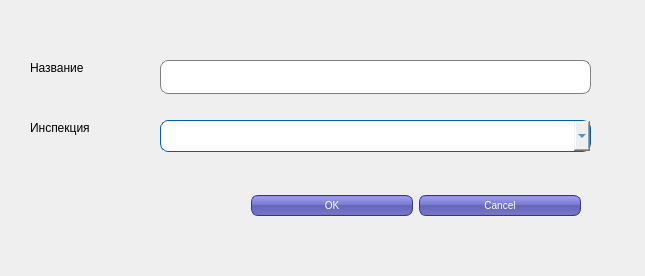
<?xml version="1.0" encoding="UTF-8"?>
<ui version="4.0">
 <class>mroEditForm</class>
 <widget class="QDialog" name="mroEditForm">
  <property name="geometry">
   <rect>
    <x>0</x>
    <y>0</y>
    <width>645</width>
    <height>276</height>
   </rect>
  </property>
  <property name="windowTitle">
   <string>mroEditForm</string>
  </property>
  <property name="styleSheet">
   <string notr="true">QPushButton {
color: white;
background-color: QLinearGradient( x1: 0, y1: 0, x2: 0, y2: 1, stop: 0 #88d, stop: 0.1 #99e, stop: 0.49 #77c, stop: 0.5 #66b, stop: 1 #77c);
border-width: 1px;
border-color: #339;
border-style: solid;
border-radius: 7;
padding: 3px;
font-size: 10px;
padding-left: 5px;
padding-right: 5px;
min-width: 150px;
max-width: 150px;
min-height: 13px;
max-height: 13px;
}
QLineEdit {
padding: 1px;
border-style: solid;
border: 1px solid gray;
border-radius: 8px;
 min-height: 30px;
}</string>
  </property>
  <widget class="QDialogButtonBox" name="buttonBox">
   <property name="geometry">
    <rect>
     <x>240</x>
     <y>190</y>
     <width>341</width>
     <height>32</height>
    </rect>
   </property>
   <property name="orientation">
    <enum>Qt::Horizontal</enum>
   </property>
   <property name="standardButtons">
    <set>QDialogButtonBox::Cancel|QDialogButtonBox::Ok</set>
   </property>
  </widget>
  <widget class="QLabel" name="label">
   <property name="geometry">
    <rect>
     <x>30</x>
     <y>60</y>
     <width>71</width>
     <height>16</height>
    </rect>
   </property>
   <property name="text">
    <string>Название</string>
   </property>
  </widget>
  <widget class="QLabel" name="label_2">
   <property name="geometry">
    <rect>
     <x>30</x>
     <y>120</y>
     <width>81</width>
     <height>16</height>
    </rect>
   </property>
   <property name="text">
    <string>Инспекция</string>
   </property>
  </widget>
  <widget class="QLineEdit" name="lineEditName">
   <property name="geometry">
    <rect>
     <x>160</x>
     <y>60</y>
     <width>431</width>
     <height>34</height>
    </rect>
   </property>
  </widget>
  <widget class="QComboBox" name="comboBoxInspection">
   <property name="geometry">
    <rect>
     <x>160</x>
     <y>120</y>
     <width>431</width>
     <height>32</height>
    </rect>
   </property>
   <property name="styleSheet">
    <string notr="true">QComboBox {
   background: qlineargradient(
   x1:0, y1:0, x2:0, y2:1,
   stop:0 #f9f9f9,
   stop: 0.5 #c6c6c6,
   stop: 0.6 #dfdfdf,
   stop:1 #f9f9f9 );
   border-style: solid;
   border-width: 1px;
   border-color: rgb(0, 93, 168);
   border-radius: 8px;
   color: rgb(0, 93, 168);
   min-width: 170px;
   min-height: 30px;
   padding-left: 15px;
}
QComboBox:on {
   border-radius: 30px;
   background:transparent;
}
QComboBox::drop-down {
   image: url(:/bwt/downarrow.png);
   subcontrol-position: center right;
   margin-right: 10px;
}
QComboBox QAbstractItemView::item {
   padding: 10px 10px 10px 10px;
}
QComboBox QAbstractItemView {
   color: rgb(0, 93, 168);
   background: transparent;
}
QComboBox QListView::item {
   background: qradialgradient(
   cx: 0.5, cy: -1.6, fx: 0.5, fy: 0,
   radius: 2,
   stop: 0 #C4C4C4,
   stop: 1 #DBDBDB );
   border-style: solid;
   border-width: 1px;
   border-color: rgb(0, 93, 168);
   border-radius: 20px;
}</string>
   </property>
  </widget>
 </widget>
 <resources/>
 <connections>
  <connection>
   <sender>buttonBox</sender>
   <signal>accepted()</signal>
   <receiver>mroEditForm</receiver>
   <slot>accept()</slot>
   <hints>
    <hint type="sourcelabel">
     <x>248</x>
     <y>254</y>
    </hint>
    <hint type="destinationlabel">
     <x>157</x>
     <y>274</y>
    </hint>
   </hints>
  </connection>
  <connection>
   <sender>buttonBox</sender>
   <signal>rejected()</signal>
   <receiver>mroEditForm</receiver>
   <slot>reject()</slot>
   <hints>
    <hint type="sourcelabel">
     <x>316</x>
     <y>260</y>
    </hint>
    <hint type="destinationlabel">
     <x>286</x>
     <y>274</y>
    </hint>
   </hints>
  </connection>
 </connections>
</ui>
